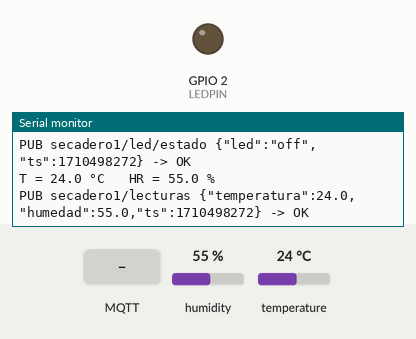
Simulated run of this sketch. Board: ESP32. Shown: output pins drawn as LEDs (lit = HIGH), the last lines printed to the serial monitor. The inputs (shaded band) are chosen by the test bench; at power-on: humidity 55 %, temperature 24 °C. WiFi joins after 1.5 s; servers stay silent unless stated; the local clock reads 2024-03-15 10:24:30 at power-on unless the sketch sets it; no MQTT or app messages arrive unless stated.

Above: at 3.2 s.
3.3 s: MQTT message "1" arrives on the first subscribed topic
At 4.2 s:
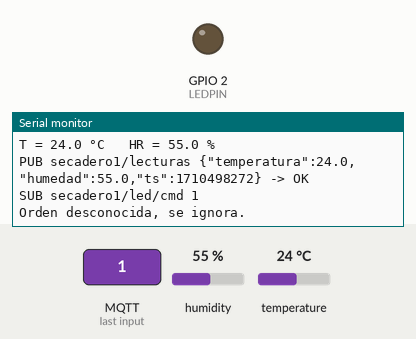
4.8 s: MQTT message "on" arrives on the first subscribed topic
At 5.3 s:
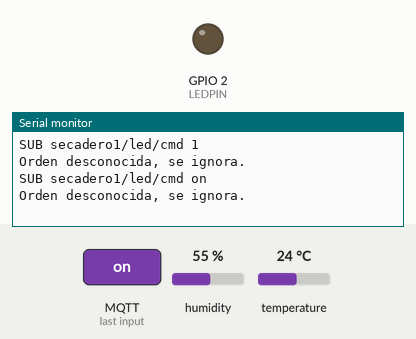
6.3 s: MQTT message "off" arrives on the first subscribed topic
At 7.7 s:
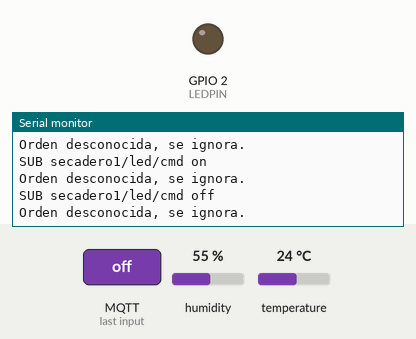

The sketch:

cocatrace_iot.ino
```cpp
// CocaTrace - Practica 3: ESP32 + DHT22 -> AWS IoT Core (MQTT con TLS y certificados)
// Publica:   <SECADERO>/lecturas    -> {"temperatura": 24.6, "humedad": 71.2, "ts": 1793461967}
//            <SECADERO>/led/estado  -> {"led": "on", "ts": 1793461967}   (retenido)
//            <SECADERO>/estado      -> "conectado" / "desconectado"      (retenido, Last Will)
// Escucha:   <SECADERO>/led/cmd     -> {"led": "on"} o {"led": "off"}    (lo envia el dashboard)
// Librerias: PubSubClient (Nick O'Leary) y DHT sensor library (Adafruit)
#include <WiFi.h>
#include <WiFiClientSecure.h>
#include <PubSubClient.h>
#include <DHT.h>
#include <time.h>
#include "config.h"

#define DHTPIN  4
#define DHTTYPE DHT22
#define LEDPIN  2        // LED azul integrado del ESP32 DevKit (representa el ventilador del secadero)

const unsigned long INTERVALO_MS = 30000;   // una lectura cada 30 s
const unsigned long REINTENTO_MQTT_MS = 5000;
const int BUFFER_MAX = 120;                 // 1 hora de respaldo

struct Lectura {
  time_t ts;
  float t;
  float h;
};

Lectura buffer[BUFFER_MAX];
int bufInicio = 0;
int bufCount  = 0;

DHT dht(DHTPIN, DHTTYPE);
WiFiClientSecure wifiClient;
PubSubClient mqtt(wifiClient);

String topicLecturas, topicEstado, topicLedCmd, topicLedEstado;
unsigned long ultimaLectura = 0;
unsigned long ultimoIntentoMqtt = 0;
bool primeraLectura = true;
bool ledEncendido = false;

void conectarWiFi() {
  if (WiFi.status() == WL_CONNECTED) return;
  Serial.print("Conectando a WiFi");
  WiFi.mode(WIFI_STA);
  WiFi.begin(WIFI_SSID, WIFI_PASS);
  unsigned long inicio = millis();
  while (WiFi.status() != WL_CONNECTED && millis() - inicio < 15000) {
    delay(500);
    Serial.print(".");
  }
  if (WiFi.status() == WL_CONNECTED) {
    Serial.print("\nConectado. IP: ");
    Serial.println(WiFi.localIP());
  } else {
    Serial.println("\nSin WiFi. Las lecturas quedan en el buffer.");
  }
}

// Informa el estado real del LED (retenido: el dashboard lo lee aunque llegue despues)
void publicarEstadoLed() {
  char msg[64];
  snprintf(msg, sizeof(msg), "{\"led\":\"%s\",\"ts\":%lu}", ledEncendido ? "on" : "off", (unsigned long)time(nullptr));
  bool ok = mqtt.publish(topicLedEstado.c_str(), msg, true);
  Serial.printf("PUB %s %s -> %s\n", topicLedEstado.c_str(), msg, ok ? "OK" : "FALLO");
}

// Llega una orden del dashboard por <SECADERO>/led/cmd
void alRecibir(char* topic, byte* payload, unsigned int len) {
  String msg;
  for (unsigned int i = 0; i < len; i++) msg += (char)payload[i];
  Serial.printf("SUB %s %s\n", topic, msg.c_str());

  if (msg.indexOf("\"on\"") >= 0)       ledEncendido = true;
  else if (msg.indexOf("\"off\"") >= 0) ledEncendido = false;
  else {
    Serial.println("Orden desconocida, se ignora.");
    return;
  }
  digitalWrite(LEDPIN, ledEncendido ? HIGH : LOW);
  publicarEstadoLed();
}

// Conecta a AWS IoT con el certificado del dispositivo. Si el ESP32 se cae,
// AWS IoT publica "desconectado" en <SECADERO>/estado (Last Will).
bool conectarMQTT() {
  if (mqtt.connected()) return true;
  if (WiFi.status() != WL_CONNECTED) return false;
  if (millis() - ultimoIntentoMqtt < REINTENTO_MQTT_MS && ultimoIntentoMqtt != 0) return false;
  ultimoIntentoMqtt = millis();

  Serial.printf("Conectando a AWS IoT %s... ", AWS_IOT_ENDPOINT);
  if (mqtt.connect(THING_NAME, topicEstado.c_str(), 1, true, "desconectado")) {
    Serial.println("OK");
    mqtt.publish(topicEstado.c_str(), "conectado", true);
    // Al suscribirse, AWS IoT entrega la ultima orden retenida: el LED recupera su estado tras un reinicio
    mqtt.subscribe(topicLedCmd.c_str(), 1);
    publicarEstadoLed();
    return true;
  }
  // rc = -2: no hay conexion TLS (endpoint, certificados o puerto 8883 bloqueado)
  // rc = -4 o -1 justo despues de conectar: la politica de IoT no permite ese client id o topic
  Serial.printf("fallo, rc=%d\n", mqtt.state());
  return false;
}

void encolar(const Lectura& l) {
  int idx = (bufInicio + bufCount) % BUFFER_MAX;
  buffer[idx] = l;
  if (bufCount < BUFFER_MAX) bufCount++;
  else bufInicio = (bufInicio + 1) % BUFFER_MAX;  // lleno: se descarta la mas antigua
}

bool enviar(const Lectura& l) {
  if (!mqtt.connected()) return false;
  char msg[96];
  snprintf(msg, sizeof(msg), "{\"temperatura\":%.1f,\"humedad\":%.1f,\"ts\":%lu}", l.t, l.h, (unsigned long)l.ts);
  bool ok = mqtt.publish(topicLecturas.c_str(), msg);
  Serial.printf("PUB %s %s -> %s\n", topicLecturas.c_str(), msg, ok ? "OK" : "FALLO");
  return ok;
}

void setup() {
  Serial.begin(115200);
  delay(500);
  dht.begin();
  pinMode(LEDPIN, OUTPUT);
  digitalWrite(LEDPIN, LOW);

  topicLecturas  = String(SECADERO) + "/lecturas";
  topicEstado    = String(SECADERO) + "/estado";
  topicLedCmd    = String(SECADERO) + "/led/cmd";
  topicLedEstado = String(SECADERO) + "/led/estado";

  WiFi.setAutoReconnect(true);
  conectarWiFi();
  configTime(0, 0, "pool.ntp.org", "time.google.com");

  wifiClient.setCACert(AWS_CERT_CA);
  wifiClient.setCertificate(AWS_CERT_CRT);
  wifiClient.setPrivateKey(AWS_CERT_PRIVATE);

  mqtt.setServer(AWS_IOT_ENDPOINT, AWS_IOT_PORT);
  mqtt.setCallback(alRecibir);
  mqtt.setBufferSize(512);
  mqtt.setKeepAlive(30);
}

void loop() {
  conectarMQTT();
  mqtt.loop();

  if (!primeraLectura && millis() - ultimaLectura < INTERVALO_MS) return;
  primeraLectura = false;
  ultimaLectura = millis();

  conectarWiFi();

  // Cada lectura lleva su hora real; sin hora NTP no se guarda
  time_t ahora = time(nullptr);
  if (ahora < 1700000000) {
    Serial.println("Esperando la hora NTP...");
    return;
  }

  float h = dht.readHumidity();
  float t = dht.readTemperature();
  if (isnan(h) || isnan(t) || t < -40 || t > 80 || h < 0 || h > 100) {
    Serial.println("Lectura invalida, se descarta.");
    return;
  }

  Serial.printf("T = %.1f °C   HR = %.1f %%\n", t, h);
  encolar({ ahora, t, h });

  while (bufCount > 0) {
    if (!enviar(buffer[bufInicio])) break;
    bufInicio = (bufInicio + 1) % BUFFER_MAX;
    bufCount--;
  }
  if (bufCount > 0) Serial.printf("Pendientes en buffer: %d\n", bufCount);
}
```

config.example.h
```cpp
#pragma once
// Copia este archivo como config.h y pon tus datos (config.h no se sube a GitHub)

const char* WIFI_SSID = "TU_RED_WIFI";      // solo redes de 2.4 GHz
const char* WIFI_PASS = "TU_CLAVE";

// Endpoint de AWS IoT Core: aws iot describe-endpoint --endpoint-type iot:Data-ATS
const char* AWS_IOT_ENDPOINT = "xxxxxxxxxxxxxx-ats.iot.us-east-1.amazonaws.com";
const uint16_t AWS_IOT_PORT  = 8883;

const char* THING_NAME = "esp32-secadero-01";   // nombre del thing y client id MQTT
const char* SECADERO   = "secadero1";           // primer nivel de los topics

// Certificado raiz de Amazon (AmazonRootCA1.pem)
static const char AWS_CERT_CA[] = R"EOF(
-----BEGIN CERTIFICATE-----
...
-----END CERTIFICATE-----
)EOF";

// Certificado del dispositivo (xxxx-certificate.pem.crt)
static const char AWS_CERT_CRT[] = R"EOF(
-----BEGIN CERTIFICATE-----
...
-----END CERTIFICATE-----
)EOF";

// Llave privada del dispositivo (xxxx-private.pem.key)
static const char AWS_CERT_PRIVATE[] = R"EOF(
-----BEGIN RSA PRIVATE KEY-----
...
-----END RSA PRIVATE KEY-----
)EOF";
```

Measured:
- after the input at 3.3 s, the serial monitor: prints a new line at once (image 1)
- after the input at 4.8 s, the serial monitor: prints a new line at once (image 2)
- after the input at 6.3 s, the serial monitor: prints a new line at once (image 3)
